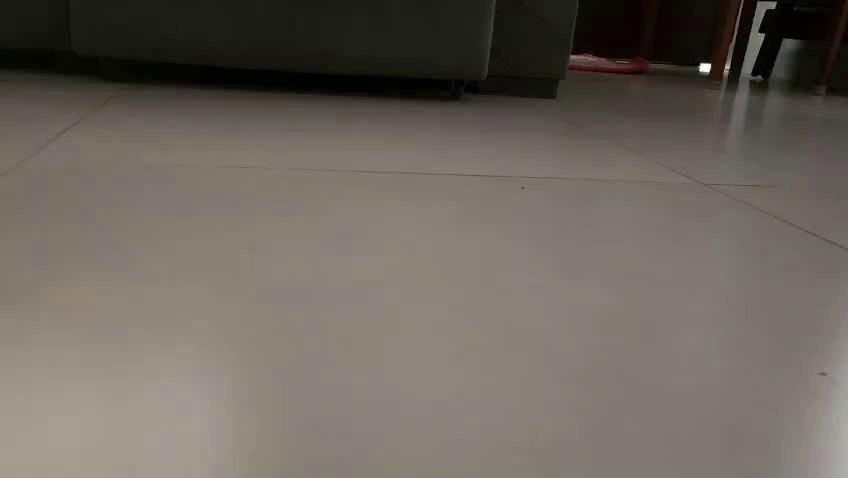
#> input picture android/app/src/main/assets/frames/frame_0000.jpg, 848 x 478 px
$ python bench_s9.py ../../assets/frames/frame_0000.jpg   (older library calls are emulated)
#> lines starting #> are read from the running program, lines starting #| are printed output that depends on the picture; after the words box and inside, x2 and y2 are one past the last pixel; in counts of white or black regions, pixels touching at a corner belong together
### android/app/src/main/python/config.py
"""config.py - parametros do projeto num lugar so (raiz do repositorio).

Todo valor aqui e [DEMO]: foi escolhido por falta de informacao real (carro, sensor,
S9). A lista completa de o-que-medir-e-como esta em PARAMETROS_A_CALIBRAR.md.

Use:
    cfg = Config.load("config.json")       # ou Config() para os padroes
    Config().save("config.json")           # gera um JSON editavel
    ctl = Controller(head, cfg.control);  dm = DecisionMaker(cfg.decision)

Tempos sao SEMPRE em segundos (nunca em ticks/frames), para nao dependerem do fps.
Velocidades 'v' sao normalizadas em [-1, 1] (nao sao m/s).
"""
import json
from dataclasses import asdict, dataclass, field, fields
from typing import Optional, Tuple


@dataclass
class ControlConfig:
    # --- distancias do sensor (m) ---
    d_stop_m: float = 0.50        # sensor central mais perto -> AVOID. Derivar: v*(latencia)+frenagem+margem
    d_clear_m: float = 1.00       # leitura valida mais longe "refuta" a visao
    none_score_m: float = 0.50    # valor de um lado SEM eco ao escolher a curva (> perto, < livre)
    # --- velocidades normalizadas [0, 1] ---
    v_cruise: float = 0.5
    v_slow: float = 0.2
    v_rev: float = 0.3
    v_turn: float = 0.3
    # --- servo / varredura ---
    scan_deg: float = 45.0        # angulo da olhada lateral (e alvo aproximado da curva)
    look_timeout_s: float = 1.0   # se o servo nao assentar, segue como 'sem informacao'
    # --- manobra de desvio (s) ---
    stop_s: float = 0.3
    reverse_s: float = 0.8        # idealmente derivado de reverse_m (ver derive_maneuver_times)
    turn_s: float = 1.0           # idealmente derivado de turn_deg ~ scan_deg
    avoid_retries: int = 2        # re maior + nova olhada antes de desistir (HOLD)
    # --- histerese (s) ---
    clear_s: float = 0.2          # tempo "limpo" p/ voltar a CRUISE / sair de HOLD (antes: 3 ticks @10 fps)
    # --- guarda de reentrada (pessoa/obstaculo que volta) ---
    guard_window_s: float = 20.0
    guard_max_episodes: int = 2   # a partir do (N+1)-esimo AVOID na janela, espera em vez de manobrar
    guard_backoff_s: Tuple[float, ...] = (1.0, 2.0, 4.0)   # sobe a cada reentrada; reseta apos a janela
    # --- bordas (hipoteses, nao validadas) ---
    edge_near_h: float = 0.20     # h_cen <= isso (borda perto) ...
    edge_cov_min: float = 0.50    # ... com cobertura >= isso -> edge_near


@dataclass
class DecisionConfig:
    # --- referencia de confianca ---
    ref_s: float = 0.9            # janela p/ a mediana de prob_mean_cen (antes: 10 frames @10 fps)
    ref_min: float = 0.05         # piso da referencia
    # --- limiares de r = prob_mean_cen / ref (hipoteses a partir de 2 videos) ---
    r_free: float = 0.5
    r_obst: float = 0.2
    r_exit: float = 0.4           # histerese: sair de OBSTACULO exige r >= r_exit
    u_unc: float = 0.3            # unknown_inf acima disso -> INCERTO
    u_obst: float = 0.15          # OBSTACULO so se unknown_cen <= isso
    # --- persistencia (s) - 'condicao mantida por pelo menos X' ---
    enter_obst_s: float = 0.1     # antes: 2 frames @10 fps
    exit_obst_s: float = 0.4      # antes: 5 frames
    enter_livre_s: float = 0.2    # antes: 3 frames
    timeout_s: float = 0.9        # INCERTO com r < r_obst por X s -> OBSTACULO (antes: 10 frames)


@dataclass
class CarCalib:
    """Medidas do carro real. None = ainda nao medido."""
    speed_at_v_rev_mps: Optional[float] = None    # m/s medido com v = control.v_rev, em linha reta
    yaw_rate_dps: Optional[float] = None          # graus/s medidos com steer=1, v = control.v_turn


@dataclass
class Config:
    control: ControlConfig = field(default_factory=ControlConfig)
    decision: DecisionConfig = field(default_factory=DecisionConfig)
    calib: CarCalib = field(default_factory=CarCalib)

    def validate(self):
        c, d = self.control, self.decision
        if not 0 < c.d_stop_m < c.d_clear_m:
            raise ValueError("control: precisa 0 < d_stop_m < d_clear_m")
        for n in ("v_cruise", "v_slow", "v_rev", "v_turn"):
            if not 0 <= getattr(c, n) <= 1:
                raise ValueError(f"control.{n} deve estar em [0, 1]")
        for n in ("stop_s", "reverse_s", "turn_s", "clear_s", "look_timeout_s", "guard_window_s"):
            if getattr(c, n) < 0:
                raise ValueError(f"control.{n} nao pode ser negativo")
        if not c.guard_backoff_s or min(c.guard_backoff_s) <= 0:
            raise ValueError("control.guard_backoff_s precisa de valores > 0")
        if not 0 < d.r_obst < d.r_exit <= d.r_free:
            raise ValueError("decision: precisa 0 < r_obst < r_exit <= r_free")
        for n in ("ref_s", "enter_obst_s", "exit_obst_s", "enter_livre_s", "timeout_s"):
            if getattr(d, n) < 0:
                raise ValueError(f"decision.{n} nao pode ser negativo")
        return self

    # ---- JSON ----
    # [16 lines left out: function from_dict, not called in this run]

    @classmethod
    def load(cls, path=None):
        if path is None:
            return cls().validate()
        with open(path) as f:
            return cls.from_dict(json.load(f))

    def to_dict(self):
        return asdict(self)

    def save(self, path):
        with open(path, "w") as f:
            json.dump(self.to_dict(), f, indent=2)


# [7 lines left out: function derive_maneuver_times, not called in this run]

### android/app/src/main/python/vision/ground.py
import cv2, numpy as np

def preprocess(frame_bgr, target_w = 320):
#> called with target_w = 320
    h, w = frame_bgr.shape[:2]
#> h = 478; w = 848
    escala = target_w / w # Mantem proporcao
#> escala = 0.377
    h_out = max(1, round(h * escala))
#> h_out = 180

    interp = cv2.INTER_AREA if escala < 1 else cv2.INTER_LINEAR
#> interp = 3
    resize = cv2.resize(frame_bgr, (target_w,h_out), interpolation=interp)
#> frame_bgr is the input picture: shape (478, 848, 3); mean B, G, R 92.6, 101.4, 108.3
    blur = cv2.GaussianBlur(resize,(3,3),0)
    hsv = cv2.cvtColor(blur, cv2.COLOR_BGR2HSV)
#> hsv: shape (180, 320, 3); mean H, S, V 18.4, 51.2, 108.5
    return hsv


def get_roi(img, x0=0.05, x1=0.95, x2=0.75, x3=0.25, y0=0.95, y1=0.95, y2=0.65, y3=0.65):
#> called with x0 = 0.05, x1 = 0.95, x2 = 0.75, x3 = 0.25, y0 = 0.95, y1 = 0.95, y2 = 0.65, y3 = 0.65
    h, w = img.shape[:2]
    roi_poly = np.array([
        [int(x0 * w), int(y0 * h)],   # inferior esquerdo
        [int(x1 * w), int(y1 * h)],   # inferior direito
        [int(x2 * w), int(y2 * h)],   # superior direito
        [int(x3 * w), int(y3 * h)],   # superior esquerdo
    ], dtype=np.int32)
    return  roi_poly


def learn_floor_hist(frame_bgr):
    hsv = preprocess(frame_bgr)
    roi_poly = get_roi(hsv)
#> roi_poly = [[16, 171], [304, 171], [240, 117], [80, 117]]
    mask = np.zeros(hsv.shape[:2], np.uint8) # Mascara apenas com zeros
    # Preenchemos a máscara com nosso ROI definido em forma de polígono (trapézio)
    cv2.fillPoly(mask, [roi_poly], 255)
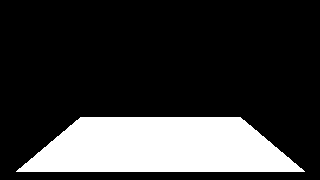
#> mask: shape (180, 320); 21.5% white; 1 white region, box (x1, y1, x2, y2) and area: (16, 117, 305, 172) 12385
    # Calcula o histograma do frame, so pixels em mask contam.
    # histSize eh o número de bins(agrupamento) em cada canal. Hue em 30 faixas e Saturation em 32.
    hist = cv2.calcHist([hsv], [0, 1], mask, [30, 32], [0, 180, 0, 256]) # Range min e max de cada canal
    cv2.normalize(hist, hist, 0, 255, cv2.NORM_MINMAX) # Normaliza o histograma entre 0 e 255, com base nas cores mais e menos dominantes
#> hist: shape (30, 32) float32; min 0, max 255, mean 0.6
    return hist


def calibrate_thr(warmup_frames_bgr, hist, pct=5.0, thr_min=0.02):
    """Retorna (thr, p): p = percentil `pct` da retroprojecao dentro da ROI."""
#> called with pct = 5, thr_min = 0.02
    vals = []
#> vals = []
    for f in warmup_frames_bgr:
        hsv = preprocess(f)
        prob = cv2.calcBackProject([hsv], [0, 1], hist, [0, 180, 0, 256], 1)
        prob = cv2.medianBlur(prob, 3)               # mesmo pre-threshold do floor_mask
        roi = np.zeros(hsv.shape[:2], np.uint8)
        cv2.fillPoly(roi, [get_roi(hsv)], 255)
        vals.append(prob[roi > 0])
#> this loop made 10 passes
#> pass 1, in calibrate_thr, `prob = cv2.calcBackProject([hsv], [0, 1], hist, [0, 180, 0, 256], 1)`:
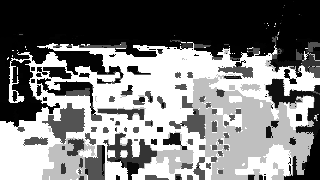
#> prob: shape (180, 320); min 0, max 255, mean 123.8
#> pass 1, in calibrate_thr, `prob = cv2.medianBlur(prob, 3)`:
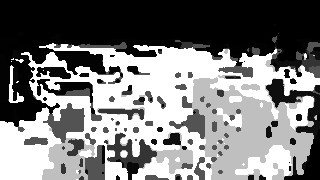
#> prob: shape (180, 320); min 0, max 255, mean 124
#> after the loop, vals = 10 items
    p = float(np.percentile(np.concatenate(vals), pct))
#> p = 52
    # floor_mask usa THRESH_BINARY (v > thr): thr = p - 0.5 mantem os pixels de valor p
    return max(p - 0.5, thr_min), p


def floor_mask(frame_bgr, hist, thr):
#> called with thr = 51.5
    hsv = preprocess(frame_bgr)
    prob_map = cv2.calcBackProject([hsv], [0, 1], hist, [0, 180, 0, 256], 1) # Mapa de prob. com base no histograma
    blur = cv2.medianBlur(prob_map, 3)
    mask = cv2.threshold(blur, thr, 255, cv2.THRESH_BINARY) # Binarização com base em THR (Guarda thr e img output)
    kernel = np.ones((3, 3), np.uint8)
    opening = cv2.morphologyEx(mask[1], cv2.MORPH_OPEN, kernel) # erosão seguida de uma dilatação.
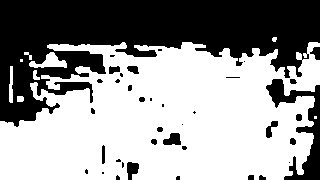
#> opening: shape (180, 320); 59.5% white; 38 black regions (19 under 20 px), largest, box (x1, y1, x2, y2) and area: (0, 0, 320, 127) 20450, (266, 79, 320, 180) 1734, (163, 133, 181, 145) 160
    closing = cv2.morphologyEx(opening, cv2.MORPH_CLOSE, kernel) # dilatação seguida de uma erosão
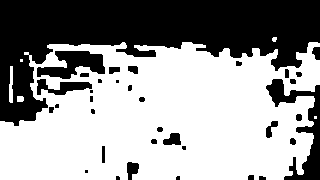
#> closing: shape (180, 320); 60% white; 35 black regions (10 under 20 px), largest, box (x1, y1, x2, y2) and area: (0, 0, 320, 126) 18561, (266, 79, 320, 180) 1731, (37, 51, 105, 79) 1094
    return closing


# [17 lines left out: function free_space_vector, not called in this run]

### android/app/src/main/python/vision/coverage_log.py
"""coverage_log.py - diagnostico: cobertura de chao por frame.

Nao altera ground.py nem o loop interativo. Roda o video inteiro sem janelas,
aprende o histograma no 1o frame e registra, para duas
faixas da parte inferior do frame, tres sinais:

  floor_bin_*  : fracao de pixels de chao na mascara binaria (floor_mask atual)
  prob_mean_*  : media do mapa de retroprojecao (0..1), ANTES do threshold
  unknown_*    : fracao de pixels com V escuro/estourado (H-S nao confiavel)

Faixas: 'inf' = ultimas linhas, largura toda; 'cen' = mesmas linhas, terco central.

Uso:
    python coverage_log.py                       # video padrao do corredor
    python coverage_log.py outro.mp4 --thr 0.02 --out cov_outro
    python coverage_log.py outro.mp4 --thr auto --out cov_outro_auto   # thr derivado da ROI
"""
import argparse
import csv

import cv2
import numpy as np

from pathlib import Path

from vision.ground import preprocess, learn_floor_hist, floor_mask, calibrate_thr

SCRIPT_DIR = Path(__file__).resolve().parent
PROJECT_ROOT = SCRIPT_DIR.parent
VIDEO_DEFAULT = str(PROJECT_ROOT / "assets/simulation_Scar/Reframed_videos/12sec_reframed10.mp4")

STRIP_Y0 = 0.75            # faixa = ultimos 25% das linhas
CEN_X0, CEN_X1 = 1 / 3, 2 / 3
V_LOW, V_HIGH = 40, 235    # V fora disso => "desconhecido" (escuro / estourado)
# S baixo NAO entra como desconhecido: seu piso e cinza/claro, entao S baixo e normal nele.

FIELDS = ["frame_idx", "t",
          "floor_bin_inf", "floor_bin_cen",
          "prob_mean_inf", "prob_mean_cen",
          "unknown_inf", "unknown_cen",
          "floor_bin_left", "floor_bin_right",
          "prob_mean_left", "prob_mean_right",
          "unknown_left", "unknown_right"]


def floor_prob(frame_bgr, hist):
    """Mapa de retroprojecao suavizado (uint8 0..255), antes do threshold.
    Mesmas operacoes de floor_mask ate o medianBlur; devolve tambem o HSV."""
    hsv = preprocess(frame_bgr)
    prob = cv2.calcBackProject([hsv], [0, 1], hist, [0, 180, 0, 256], 1)
    return cv2.medianBlur(prob, 3), hsv


def strip_slices(h, w):
    y0 = int(STRIP_Y0 * h)
    inf = (slice(y0, h), slice(0, w))
    cen = (slice(y0, h), slice(int(CEN_X0 * w), int(CEN_X1 * w))) # Terco central
    left = (slice(y0, h), slice(0, int(CEN_X0 * w)))      # terco esquerdo
    right = (slice(y0, h), slice(int(CEN_X1 * w), w))     # terco direito
    return {"inf": inf, "cen": cen, "left": left, "right": right}


def coverage_row(mask, prob, hsv, idx, t):
#> called with idx = 0, t = 0
    unknown = (hsv[:, :, 2] < V_LOW) | (hsv[:, :, 2] > V_HIGH)
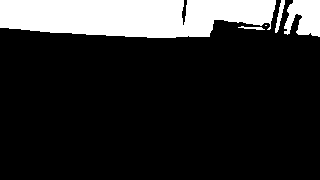
#> unknown: shape (180, 320) bool; 17.1% white; 5 white regions (1 under 20 px), largest, box (x1, y1, x2, y2) and area: (0, 0, 276, 38) 8678, (284, 0, 320, 37) 1011, (275, 0, 285, 33) 129, (238, 26, 265, 30) 55
    row = {"frame_idx": idx, "t": round(t, 3)}
    for name, sl in strip_slices(*mask.shape).items():
        row[f"floor_bin_{name}"] = float((mask[sl] > 0).mean())
        row[f"prob_mean_{name}"] = float(prob[sl].mean() / 255.0)
        row[f"unknown_{name}"] = float(unknown[sl].mean())
#> (the rest of the program and of its run is left out)
